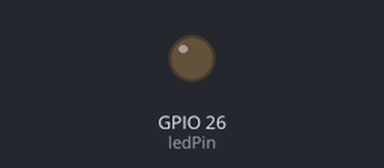
A sketch run on a simulated ESP32. Parts: output pins drawn as LEDs (lit = HIGH).

Above: at 0.15 s.
At 39.81 s:
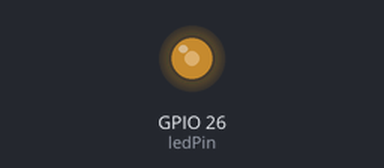
Timing chart, 0 to 40.0 s (numbered marks = the images above):
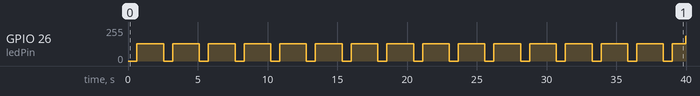

The sketch:

Breathing_LED.ino
```cpp
/*
 * Filename: Breathing_LED
 * Function: Make led light fade in and out, just like breathing.
 * Compiling IDE：ARDUINO 2.3.3
 * Author: https://www.keyestudio.com/
*/
const int ledPin = 26;  // The GPIO pin for the LED
int CHN = 0;   // define the pwm channel
int FRQ = 1000;   // define the pwm frequency
int PWM_BIT = 8;   // define the pwm resolution for ledc channel

void setup() {
  ledcSetup(CHN, FRQ, PWM_BIT); // setup pwm channel，frequency and resolution for ledc channel.
  ledcAttachPin(ledPin, CHN);  // attach the led pin to pwm channel
}

void loop() {
  for (int i = 0; i < 255; i++) { //make light fade in
    ledcWrite(CHN, i);
    delay(5);
  }
  for (int i = 255; i > -1; i--) {  //make light fade out
    ledcWrite(CHN, i);
    delay(5);
  }
}
```

Measured:
- by itself, GPIO 26 (ledPin): 0/255 → 128/255 at 0.64 s, → 0/255 1.9 s later, → 128/255 0.65 s later, → 0/255 1.9 s later, … (32 changes in this stretch)
